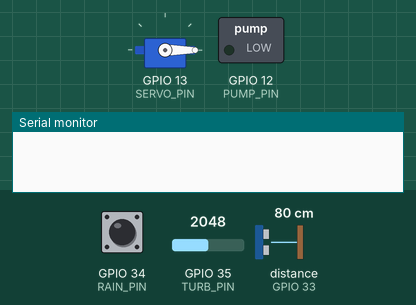
A sketch run on a simulated ESP32. Shown: servo, switched loads named in the sketch (green lamp = pin HIGH), the last lines printed to the serial monitor. Wiring (inferred from the names in the program): ultrasonic range finder: trigger GPIO 32; echo GPIO 33. The inputs (shaded band) are chosen by the test bench; at power-on: distance to the obstacle (sensor on GPIO 33) 80 cm, GPIO 34 (RAIN_PIN) HIGH, GPIO 35 (TURB_PIN) = 2048. The echo pulse lasts 58.3 µs per cm; no radio packets arrive unless stated; pins used as bus, display or sensor lines are not drawn.

Above: at 0.03 s.
At 1.2 s:
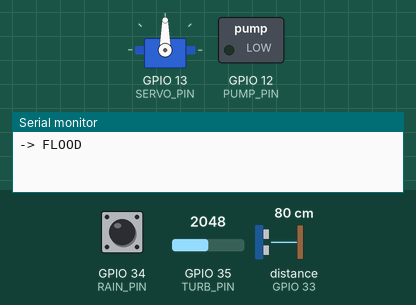
1.3 s: distance to the obstacle (sensor on GPIO 33) set to 120 cm
Timing chart, 0 to 4.3 s (numbered marks = the images above; inputs shaded):
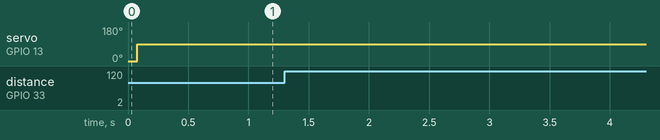

The sketch:

first_flush.ino
```cpp
// "Cửa Xả Thông Minh" — giữ lại nước mưa đợt đầu (first-flush) tại giếng tách dòng của cửa xả ven biển (AquaSentinel AI 2.0)
// Thực tế Đà Nẵng: cống chung nước mưa + nước thải. Trời khô: đập tràn dẫn nước thải vào cống bao -> trạm bơm -> nhà máy XLNT.
// Mưa lớn: nước tràn đập ra biển, đợt đầu cuốn bùn thải đọng trong cống nên nước ra biển đen. Hộp này:
//   - Mưa bắt đầu: giữ cửa phai ra biển đóng, bật bơm đẩy nước đợt đầu vào cống bao/bể chứa.
//   - Đục giảm (nước đã sạch hơn) hoặc đã giữ đủ thời gian: mở cửa ra biển.
//   - Nước trong giếng lên cao (nguy cơ ngập phố): mở cửa ngay, chống ngập ưu tiên hơn chống ô nhiễm.
// Mô hình demo: servo MG996R kéo tấm cửa phai mica, bơm 12V mini qua relay. Ngoài thực tế: thay bằng điều khiển
// cửa phai điện và trạm bơm có sẵn của cửa xả (chỉ đưa tín hiệu cho đơn vị vận hành, không tự can thiệp).
// Thư viện: ESP32Servo, LoRa (Sandeep Mistry)
#include <SPI.h>
#include <LoRa.h>
#include <ESP32Servo.h>

#define OUTFALL_ID "CX01"
#define RAIN_PIN 34      // cảm biến mưa tipping bucket (công tắc lá), mỗi lần lật = 0.2mm
#define TURB_PIN 35      // cảm biến độ đục analog (SEN0189) qua phân áp 10k/20k (5V -> 3.3V)
#define TRIG 32          // JSN-SR04T đo mực nước trong giếng tách dòng
#define ECHO 33
#define SERVO_PIN 13     // cửa phai ra biển
#define PUMP_PIN 12      // relay bơm vào cống bao
#define LORA_SS 5
#define LORA_RST 14
#define LORA_DIO0 26

// Ngưỡng: đo tại chỗ lúc trời khô và trong 2-3 cơn mưa đầu rồi sửa lại.
const float RAIN_START_MM = 1.0;       // mưa >= 1mm trong 10 phút: bắt đầu giữ đợt đầu
const int   TURB_CLEAN    = 2500;      // ADC cao = trong (SEN0189 càng đục điện áp càng thấp)
const unsigned long HOLD_MIN_MS = 10UL * 60000, HOLD_MAX_MS = 30UL * 60000;
const float MOUNT_CM = 200;            // khoảng cách cảm biến tới đáy giếng
const float LEVEL_OPEN_CM = 120;       // nước trong giếng >= 120cm: mở cửa ngay chống ngập
const int GATE_CLOSED = 0, GATE_OPEN = 90;

enum Mode { DRY, HOLD, RELEASE, FLOOD };
const char* NAMES[] = {"DRY", "HOLD", "RELEASE", "FLOOD"};
Mode mode = DRY;
volatile int tips = 0;
int tipLog[10] = {0};                  // số lần lật mỗi phút, 10 phút gần nhất
unsigned long holdStart = 0, lastMin = 0, lastSend = 0, dryFor = 0;
Servo gate;

void IRAM_ATTR onTip() { static unsigned long t = 0; if (millis() - t > 200) { tips++; t = millis(); } }  // chống dội

float rain10mm() { int s = tips; for (int v : tipLog) s += v; return s * 0.2; }

float levelCm() {
  digitalWrite(TRIG, LOW); delayMicroseconds(2); digitalWrite(TRIG, HIGH); delayMicroseconds(20); digitalWrite(TRIG, LOW);
  long us = pulseIn(ECHO, HIGH, 30000);
  return us ? max(0.0f, MOUNT_CM - us * 0.0343f / 2) : 0;
}

int turbidity() { long s = 0; for (int i = 0; i < 10; i++) { s += analogRead(TURB_PIN); delay(5); } return s / 10; }

// Quyết định chế độ: tách riêng cho dễ đọc và dễ thử.
Mode decide(Mode m, float rain, int turb, float level, unsigned long held) {
  if (level >= LEVEL_OPEN_CM) return FLOOD;                       // an toàn chống ngập trước
  if (m == FLOOD) return level < LEVEL_OPEN_CM - 20 ? RELEASE : FLOOD;  // trễ 20cm cho khỏi đóng mở liên tục
  if (m == DRY) return rain >= RAIN_START_MM ? HOLD : DRY;
  if (m == HOLD) return (held >= HOLD_MIN_MS && turb >= TURB_CLEAN) || held >= HOLD_MAX_MS ? RELEASE : HOLD;
  return m;                                                       // RELEASE: về DRY khi tạnh 60 phút (xử lý ở loop)
}

void apply(Mode m) {
  gate.write(m == HOLD || m == DRY ? GATE_CLOSED : GATE_OPEN);
  digitalWrite(PUMP_PIN, m == HOLD ? HIGH : LOW);                 // DRY: nước thải tự chảy qua đập tràn, không cần bơm
}

void setup() {
  Serial.begin(115200);
  pinMode(RAIN_PIN, INPUT_PULLUP); attachInterrupt(RAIN_PIN, onTip, FALLING);
  pinMode(TRIG, OUTPUT); pinMode(ECHO, INPUT); pinMode(PUMP_PIN, OUTPUT);
  gate.attach(SERVO_PIN); apply(mode);
  LoRa.setPins(LORA_SS, LORA_RST, LORA_DIO0);
  if (!LoRa.begin(923E6)) Serial.println("LoRa FAIL");
  LoRa.setSpreadingFactor(10);
}

void loop() {
  if (millis() - lastMin >= 60000) {   // dồn số lần lật vào cửa sổ 10 phút
    for (int i = 9; i > 0; i--) tipLog[i] = tipLog[i - 1];
    tipLog[0] = tips; tips = 0; lastMin = millis();
    dryFor = rain10mm() == 0 ? dryFor + 1 : 0;
    if (mode == RELEASE && dryFor >= 60) mode = DRY;  // tạnh 60 phút: sẵn sàng cho cơn mưa sau
  }
  float rain = rain10mm(), level = levelCm();
  int turb = turbidity();
  Mode next = decide(mode, rain, turb, level, millis() - holdStart);
  if (next != mode) {
    if (next == HOLD) holdStart = millis();
    mode = next; apply(mode);
    Serial.printf("-> %s\n", NAMES[mode]);
  }
  if (millis() - lastSend > (mode == DRY ? 60000UL : 10000UL)) {  // "F,CX01,HOLD,2.4,1830,85"
    LoRa.beginPacket();
    LoRa.printf("F,%s,%s,%.1f,%d,%.0f", OUTFALL_ID, NAMES[mode], rain, turb, level);
    LoRa.endPacket();
    lastSend = millis();
  }
  delay(500);
}
```
